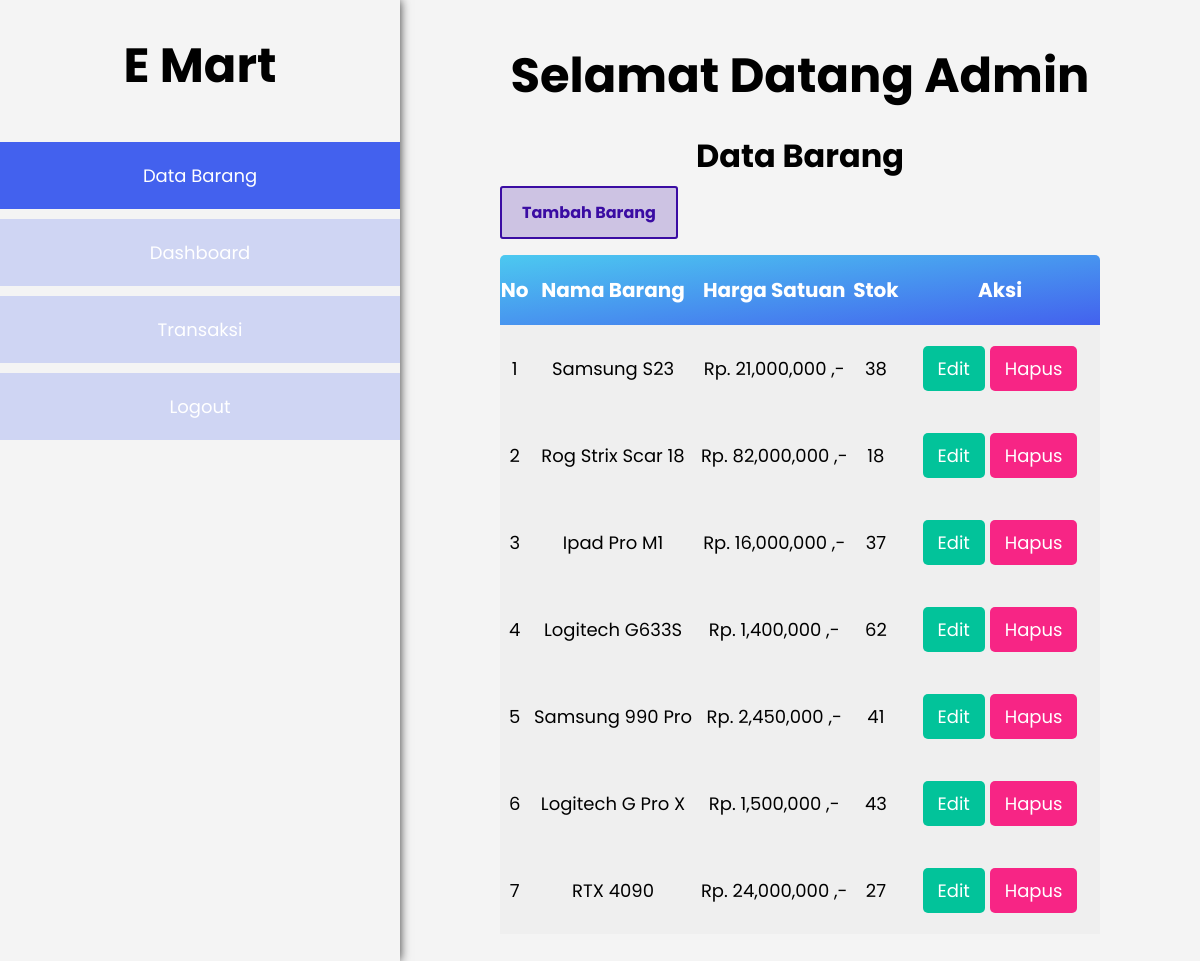
The page /Admin/index.php?pesan=login (signed in) on the database its author committed.
### tables this page shows
CREATE TABLE `barang` (
  `id_barang` int(11) NOT NULL,
  `nama_barang` varchar(100) NOT NULL,
  `jenis_barang` varchar(50) NOT NULL,
  `harga_satuan` int(11) NOT NULL,
  `stok_barang` int(11) NOT NULL,
  `foto` text DEFAULT NULL
);

### koneksi.php (called while the page is built, shortened)
<?php
    $koneksi = mysqli_connect("localhost", "root", "", "printer1");
    function query($query){
        global $koneksi;
        $result = mysqli_query($koneksi, $query);
        $rows = [];
        while($row = mysqli_fetch_assoc($result)){
            $rows[] = $row;
        }
        return $rows;
    }
    ?>

### Admin/index.php (the view, shortened to what this page needs)
<?php
    include '../koneksi.php';
        ?>
<!DOCTYPE html>
<html lang="en">
<head>
</head>
<body>
    <div class="sidebar">
        <h1>E Mart</h1>
        <a>Data Barang</a>
        <a href="dashboard.php">Dashboard</a>
        <a href="pesanan.php">Transaksi</a>
        <a href="../logout.php">Logout</a>
    </div>
    <div class="main">
        <h1>Selamat Datang Admin</h1>
        <h3>Data Barang</h3>
        <a href="barang/tambah_barang.php" class="add">Tambah Barang</a>
        <table cellpadding="10" cellspacing="0">
            <tr class="atas">
                <th>No</th>
                <th>Nama Barang</th>
                <th>Harga Satuan</th>
                <th>Stok</th>
                <th>Aksi</th>
            </tr>
            <?php
            $no = 1;
            $data = query("SELECT * FROM barang");
            foreach($data as $row){
                ?>
                <tr>
                    <td><?= $no++; ?></td>
                    <td><?= $row['nama_barang']; ?></td>
                    <td>Rp. <?= number_format($row['harga_satuan']); ?> ,-</td>
                    <td><?= $row['stok_barang']; ?></td>
                    <td>
                        <a href="barang/edit_barang.php?id_barang=<?= $row['id_barang']; ?>">Edit</a>
                        <a href="barang/hapus_barang.php?id_barang=<?= $row['id_barang']; ?>" onclick="return confirm('Yakinn Mau Dihapus???');">Hapus</a>
                    </td>
                </tr>
                <?php
            }
            ?>
        </table>
    </div>
</body>
</html>

### Admin/index.php (style rules this page uses)
* { margin: 0; padding: 0; box-sizing: border-box; font-family: 'Poppins', sans-serif; }
body { background-color: #f4f4f4; display: grid; grid-template-areas: 'sidebar main'; grid-template-columns: 400px 1fr; grid-template-rows: 961px; }
.sidebar { grid-area: 'sidebar'; box-shadow: 0 0 10px rgba(0, 0, 0, .8); }
.sidebar h1 { font-size: 3em; text-align: center; padding: 30px 0; }
a { text-decoration: none; }
.sidebar a { display: block; padding: 20px 120px; text-align: center; margin: 10px 0; font-size: 18px; color: #fff; background-color: #4361EE35; transition: .3s; }
.sidebar a:nth-child(2) { background-color: #4361EE; }
.main { grid-area: 'main'; overflow-x: scroll; }
h1 { text-align: center; font-size: 3em; padding: 40px 0 0; }
h3 { text-align: center; font-size: 2em; padding: 20px 0; }
table { width: calc(100% - 200px); margin: 30px auto 20px; }
table tr th { height: 70px; color: #ffffff; font-size: 20px; }
table .atas { background: linear-gradient(to top left, #4361EE, #4CC9F0); }
table tr th:nth-child(1) { border-radius: 5px 0 0 0; }
table tr th:nth-child(5) { border-radius: 0 5px 0 0; width: 200px; }
table tr td { text-align: center; padding: 30px 0; background-color: #00000005; font-size: 18px; }
table tr td:nth-child(5) a { padding: 10px 15px; border-radius: 5px; color: #fff; }
table tr td:nth-child(5) a:nth-child(1) { background-color: #02c39a; }
table tr td:nth-child(5) a:nth-child(2) { background-color: #f72585; }
.add { padding: 13px 20px; border-radius: 3px; background-color: #3A0CA335; color: #3A0CA3; border: 2px solid #3A0CA3; font-weight: bold; margin: 100px 0 0 100px; }

### rows shown on the page
barang: nama_barang "Samsung S23", harga_satuan "21,000,000", stok_barang "38"
barang: nama_barang "Rog Strix Scar 18", harga_satuan "82,000,000", stok_barang "18"
barang: nama_barang "Ipad Pro M1", harga_satuan "16,000,000", stok_barang "37"
barang: nama_barang "Logitech G633S", harga_satuan "1,400,000", stok_barang "62"
barang: nama_barang "Samsung 990 Pro", harga_satuan "2,450,000", stok_barang "41"
barang: nama_barang "Logitech G Pro X", harga_satuan "1,500,000", stok_barang "43"
barang: nama_barang "RTX 4090", harga_satuan "24,000,000", stok_barang "27"
